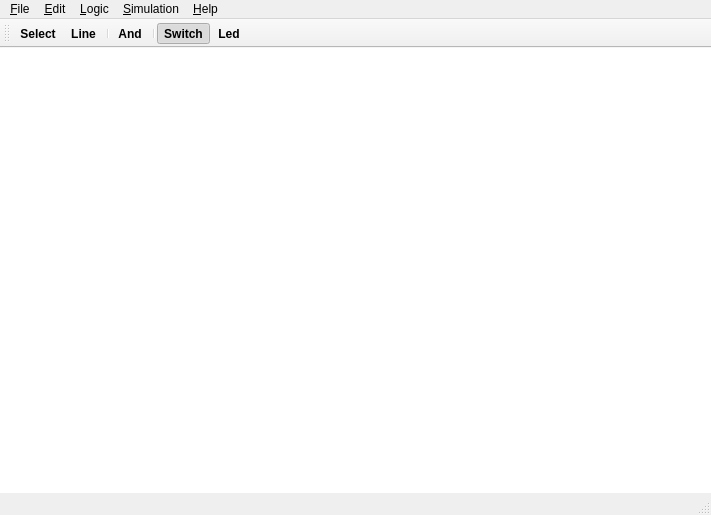
<?xml version="1.0" encoding="UTF-8"?>
<ui version="4.0">
 <class>MainWindow</class>
 <widget class="QMainWindow" name="MainWindow">
  <property name="geometry">
   <rect>
    <x>0</x>
    <y>0</y>
    <width>711</width>
    <height>515</height>
   </rect>
  </property>
  <property name="windowTitle">
   <string>QLogic</string>
  </property>
  <widget class="QWidget" name="centralWidget">
   <layout class="QHBoxLayout" name="horizontalLayout">
    <property name="margin">
     <number>0</number>
    </property>
    <item>
     <widget class="View" name="view">
      <property name="styleSheet">
       <string notr="true">background: url(&quot;:/res/img/bg.png&quot;) qradialgradient(spread:pad, cx:0.5, cy:0.5, radius:0.5, fx:0.5, fy:0.5, stop:0 rgba(255, 255, 255, 255), stop:1 rgba(180, 180, 180, 255));
border: none;</string>
      </property>
     </widget>
    </item>
   </layout>
  </widget>
  <widget class="QMenuBar" name="menuBar">
   <property name="geometry">
    <rect>
     <x>0</x>
     <y>0</y>
     <width>711</width>
     <height>25</height>
    </rect>
   </property>
   <widget class="QMenu" name="menu_File">
    <property name="title">
     <string>&amp;File</string>
    </property>
    <addaction name="actionUseOpenGL"/>
   </widget>
   <widget class="QMenu" name="menu_Edit">
    <property name="title">
     <string>&amp;Edit</string>
    </property>
   </widget>
   <widget class="QMenu" name="menu_Logic">
    <property name="title">
     <string>&amp;Logic</string>
    </property>
    <addaction name="actionSelect"/>
    <addaction name="separator"/>
    <addaction name="actionSwitch"/>
   </widget>
   <widget class="QMenu" name="menu_Simulation">
    <property name="title">
     <string>&amp;Simulation</string>
    </property>
   </widget>
   <widget class="QMenu" name="menu_Help">
    <property name="title">
     <string>&amp;Help</string>
    </property>
   </widget>
   <addaction name="menu_File"/>
   <addaction name="menu_Edit"/>
   <addaction name="menu_Logic"/>
   <addaction name="menu_Simulation"/>
   <addaction name="menu_Help"/>
  </widget>
  <widget class="QToolBar" name="toolBar">
   <property name="font">
    <font>
     <weight>75</weight>
     <bold>true</bold>
    </font>
   </property>
   <property name="iconSize">
    <size>
     <width>48</width>
     <height>48</height>
    </size>
   </property>
   <property name="toolButtonStyle">
    <enum>Qt::ToolButtonTextUnderIcon</enum>
   </property>
   <attribute name="toolBarArea">
    <enum>TopToolBarArea</enum>
   </attribute>
   <attribute name="toolBarBreak">
    <bool>false</bool>
   </attribute>
   <addaction name="actionSelect"/>
   <addaction name="actionLine"/>
   <addaction name="separator"/>
   <addaction name="actionAnd"/>
   <addaction name="separator"/>
   <addaction name="actionSwitch"/>
   <addaction name="actionLed"/>
  </widget>
  <widget class="QStatusBar" name="statusBar"/>
  <action name="actionSwitch">
   <property name="checkable">
    <bool>true</bool>
   </property>
   <property name="checked">
    <bool>true</bool>
   </property>
   <property name="enabled">
    <bool>true</bool>
   </property>
   <property name="icon">
    <iconset resource="qlogic.qrc">
     <normaloff>:/res/img/switch_on.svg</normaloff>:/res/img/switch_on.svg</iconset>
   </property>
   <property name="text">
    <string>S&amp;witch</string>
   </property>
  </action>
  <action name="actionSelect">
   <property name="checkable">
    <bool>true</bool>
   </property>
   <property name="checked">
    <bool>false</bool>
   </property>
   <property name="icon">
    <iconset resource="qlogic.qrc">
     <normaloff>:/res/img/arrow.svg</normaloff>:/res/img/arrow.svg</iconset>
   </property>
   <property name="text">
    <string>&amp;Select</string>
   </property>
  </action>
  <action name="actionLed">
   <property name="checkable">
    <bool>true</bool>
   </property>
   <property name="icon">
    <iconset resource="qlogic.qrc">
     <normaloff>:/res/img/led_on.svg</normaloff>:/res/img/led_on.svg</iconset>
   </property>
   <property name="text">
    <string>L&amp;ed</string>
   </property>
  </action>
  <action name="actionLine">
   <property name="checkable">
    <bool>true</bool>
   </property>
   <property name="icon">
    <iconset resource="qlogic.qrc">
     <normaloff>:/res/img/line.svg</normaloff>:/res/img/line.svg</iconset>
   </property>
   <property name="text">
    <string>&amp;Line</string>
   </property>
  </action>
  <action name="actionUseOpenGL">
   <property name="checkable">
    <bool>true</bool>
   </property>
   <property name="text">
    <string>Use OpenGL</string>
   </property>
  </action>
  <action name="actionAnd">
   <property name="checkable">
    <bool>true</bool>
   </property>
   <property name="icon">
    <iconset resource="qlogic.qrc">
     <normaloff>:/res/img/andgate.svg</normaloff>:/res/img/andgate.svg</iconset>
   </property>
   <property name="text">
    <string>&amp;And</string>
   </property>
  </action>
 </widget>
 <layoutdefault spacing="6" margin="11"/>
 <customwidgets>
  <customwidget>
   <class>View</class>
   <extends>QGraphicsView</extends>
   <header>view.h</header>
  </customwidget>
 </customwidgets>
 <resources>
  <include location="qlogic.qrc"/>
 </resources>
 <connections/>
</ui>
